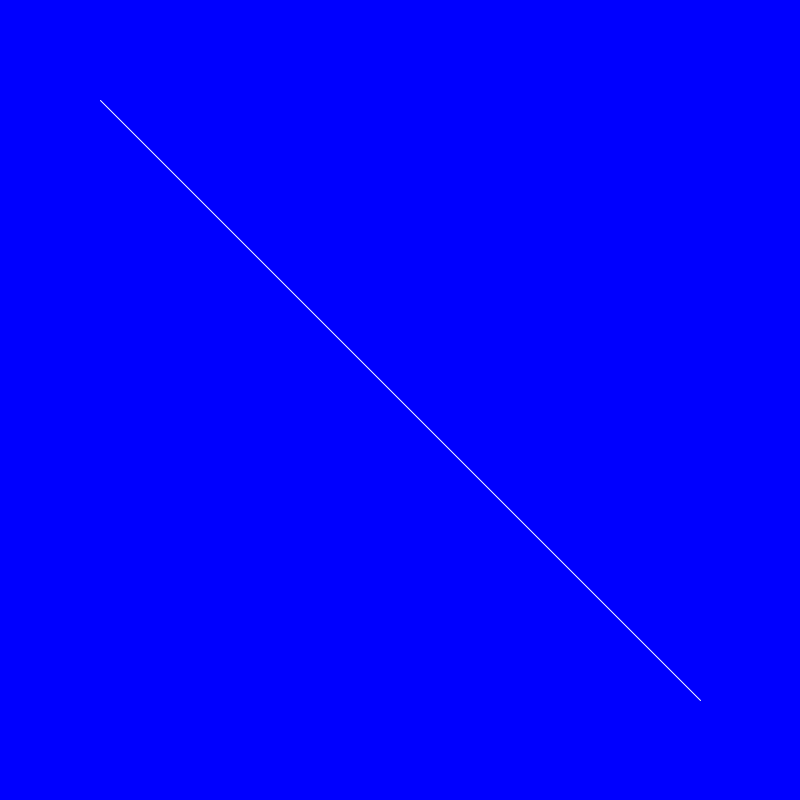
Frame 1 (no input)
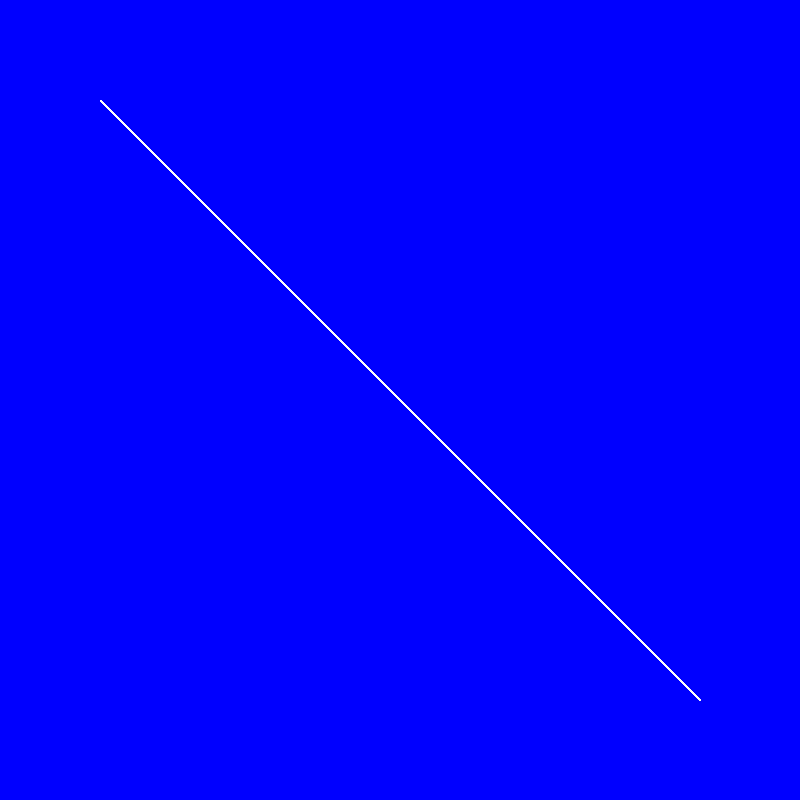
Frame 60 (the mouse pressed at the canvas centre just before this capture)
Frame 120 (the mouse held since frame 60 and released just before this capture): identical to frame 60, image omitted

The Processing sketch that drew these frames (run headless with seeded random() and noise(); from frame 60 on, the mouse is pressed at the canvas centre):

// Processing sketch: LSIp2_01_Lines
// ── LSIp2_01_Lines.pde
void setup(){
  size(800,800);
  background(0,0,255);
  smooth();
}

void draw(){
  stroke(255);
  line(100,100,700,700);
}
